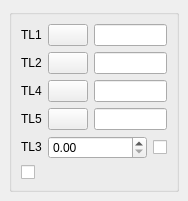
<ui version="4.0" >
 <class>DlgRef_4Sel1Spin2Check_QTD</class>
 <widget class="QWidget" name="DlgRef_4Sel1Spin2Check_QTD" >
  <property name="geometry" >
   <rect>
    <x>0</x>
    <y>0</y>
    <width>188</width>
    <height>194</height>
   </rect>
  </property>
  <property name="windowTitle" >
   <string/>
  </property>
  <layout class="QGridLayout" >
   <property name="margin" >
    <number>9</number>
   </property>
   <property name="spacing" >
    <number>6</number>
   </property>
   <item row="0" column="0" >
    <widget class="QGroupBox" name="GroupBox1" >
     <property name="title" >
      <string/>
     </property>
     <layout class="QGridLayout" >
      <property name="margin" >
       <number>9</number>
      </property>
      <property name="spacing" >
       <number>6</number>
      </property>
      <item row="5" column="0" colspan="4" >
       <widget class="QCheckBox" name="CheckButton1" >
        <property name="text" >
         <string/>
        </property>
       </widget>
      </item>
      <item row="4" column="3" >
       <widget class="QCheckBox" name="CheckButton2" >
        <property name="sizePolicy" >
         <sizepolicy>
          <hsizetype>0</hsizetype>
          <vsizetype>0</vsizetype>
          <horstretch>0</horstretch>
          <verstretch>0</verstretch>
         </sizepolicy>
        </property>
        <property name="text" >
         <string/>
        </property>
       </widget>
      </item>
      <item row="4" column="1" colspan="2" >
       <widget class="QDoubleSpinBox" name="SpinBox_DX" >
        <property name="sizePolicy" >
         <sizepolicy>
          <hsizetype>7</hsizetype>
          <vsizetype>0</vsizetype>
          <horstretch>0</horstretch>
          <verstretch>0</verstretch>
         </sizepolicy>
        </property>
       </widget>
      </item>
      <item row="4" column="0" >
       <widget class="QLabel" name="TextLabel3" >
        <property name="sizePolicy" >
         <sizepolicy>
          <hsizetype>0</hsizetype>
          <vsizetype>0</vsizetype>
          <horstretch>0</horstretch>
          <verstretch>0</verstretch>
         </sizepolicy>
        </property>
        <property name="text" >
         <string>TL3</string>
        </property>
        <property name="wordWrap" >
         <bool>false</bool>
        </property>
       </widget>
      </item>
      <item row="3" column="0" >
       <widget class="QLabel" name="TextLabel5" >
        <property name="sizePolicy" >
         <sizepolicy>
          <hsizetype>0</hsizetype>
          <vsizetype>0</vsizetype>
          <horstretch>0</horstretch>
          <verstretch>0</verstretch>
         </sizepolicy>
        </property>
        <property name="text" >
         <string>TL5</string>
        </property>
        <property name="wordWrap" >
         <bool>false</bool>
        </property>
       </widget>
      </item>
      <item row="2" column="0" >
       <widget class="QLabel" name="TextLabel4" >
        <property name="sizePolicy" >
         <sizepolicy>
          <hsizetype>0</hsizetype>
          <vsizetype>0</vsizetype>
          <horstretch>0</horstretch>
          <verstretch>0</verstretch>
         </sizepolicy>
        </property>
        <property name="text" >
         <string>TL4</string>
        </property>
        <property name="wordWrap" >
         <bool>false</bool>
        </property>
       </widget>
      </item>
      <item row="1" column="0" >
       <widget class="QLabel" name="TextLabel2" >
        <property name="sizePolicy" >
         <sizepolicy>
          <hsizetype>0</hsizetype>
          <vsizetype>0</vsizetype>
          <horstretch>0</horstretch>
          <verstretch>0</verstretch>
         </sizepolicy>
        </property>
        <property name="text" >
         <string>TL2</string>
        </property>
        <property name="wordWrap" >
         <bool>false</bool>
        </property>
       </widget>
      </item>
      <item row="0" column="0" >
       <widget class="QLabel" name="TextLabel1" >
        <property name="sizePolicy" >
         <sizepolicy>
          <hsizetype>0</hsizetype>
          <vsizetype>0</vsizetype>
          <horstretch>0</horstretch>
          <verstretch>0</verstretch>
         </sizepolicy>
        </property>
        <property name="text" >
         <string>TL1</string>
        </property>
        <property name="wordWrap" >
         <bool>false</bool>
        </property>
       </widget>
      </item>
      <item row="1" column="1" >
       <widget class="QPushButton" name="PushButton2" >
        <property name="sizePolicy" >
         <sizepolicy>
          <hsizetype>0</hsizetype>
          <vsizetype>0</vsizetype>
          <horstretch>0</horstretch>
          <verstretch>0</verstretch>
         </sizepolicy>
        </property>
        <property name="text" >
         <string/>
        </property>
       </widget>
      </item>
      <item row="3" column="2" colspan="2" >
       <widget class="QLineEdit" name="LineEdit5" />
      </item>
      <item row="0" column="2" colspan="2" >
       <widget class="QLineEdit" name="LineEdit1" />
      </item>
      <item row="3" column="1" >
       <widget class="QPushButton" name="PushButton5" >
        <property name="sizePolicy" >
         <sizepolicy>
          <hsizetype>0</hsizetype>
          <vsizetype>0</vsizetype>
          <horstretch>0</horstretch>
          <verstretch>0</verstretch>
         </sizepolicy>
        </property>
        <property name="text" >
         <string/>
        </property>
       </widget>
      </item>
      <item row="2" column="1" >
       <widget class="QPushButton" name="PushButton4" >
        <property name="sizePolicy" >
         <sizepolicy>
          <hsizetype>0</hsizetype>
          <vsizetype>0</vsizetype>
          <horstretch>0</horstretch>
          <verstretch>0</verstretch>
         </sizepolicy>
        </property>
        <property name="text" >
         <string/>
        </property>
       </widget>
      </item>
      <item row="0" column="1" >
       <widget class="QPushButton" name="PushButton1" >
        <property name="sizePolicy" >
         <sizepolicy>
          <hsizetype>0</hsizetype>
          <vsizetype>0</vsizetype>
          <horstretch>0</horstretch>
          <verstretch>0</verstretch>
         </sizepolicy>
        </property>
        <property name="text" >
         <string/>
        </property>
       </widget>
      </item>
      <item row="2" column="2" colspan="2" >
       <widget class="QLineEdit" name="LineEdit4" />
      </item>
      <item row="1" column="2" colspan="2" >
       <widget class="QLineEdit" name="LineEdit2" />
      </item>
     </layout>
    </widget>
   </item>
  </layout>
 </widget>
 <layoutdefault spacing="6" margin="11" />
 <pixmapfunction>qPixmapFromMimeSource</pixmapfunction>
 <tabstops>
  <tabstop>PushButton1</tabstop>
  <tabstop>LineEdit1</tabstop>
  <tabstop>PushButton2</tabstop>
  <tabstop>LineEdit2</tabstop>
  <tabstop>PushButton4</tabstop>
  <tabstop>LineEdit4</tabstop>
  <tabstop>PushButton5</tabstop>
  <tabstop>LineEdit5</tabstop>
  <tabstop>SpinBox_DX</tabstop>
  <tabstop>CheckButton2</tabstop>
  <tabstop>CheckButton1</tabstop>
 </tabstops>
 <resources/>
 <connections/>
</ui>
